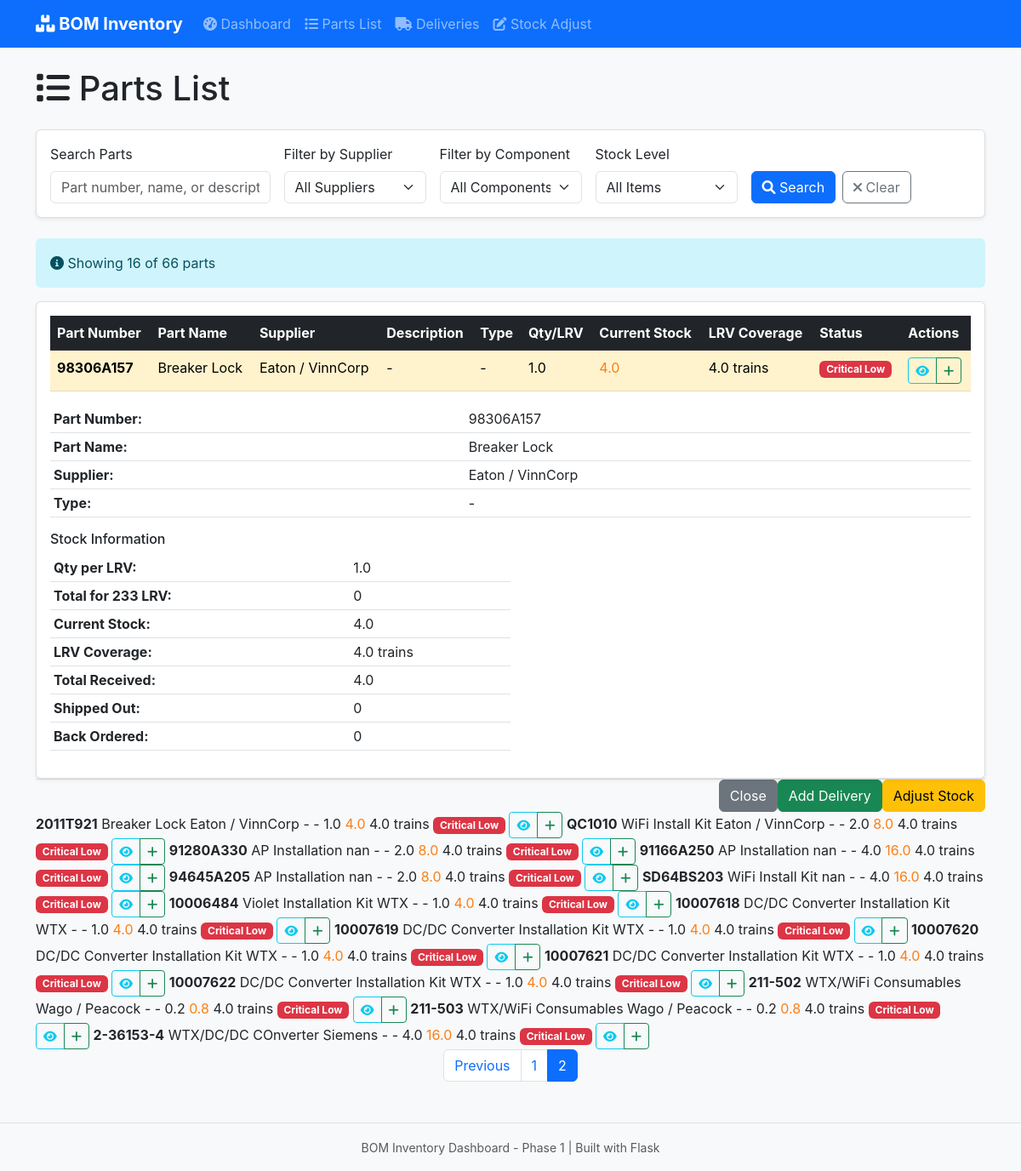
The app's page /parts_list?page=2&search_term=&supplier_filter=&component_filter=&low_stock_only= with its own data.
### app/models.py (models this page shows, shortened)
class MainBOMStorage(db.Model):
    __tablename__ = 'main_bom_storage'
    id = db.Column(db.Integer, primary_key=True)
    part_number = db.Column(db.String(100), nullable=False, unique=True, index=True)
    part_name = db.Column(db.String(200), nullable=False, index=True)
    description = db.Column(db.Text)
    supplier = db.Column(db.String(100), nullable=False, index=True)
    component = db.Column(db.String(100), index=True)  # Which part of installation
    qty_per_lrv = db.Column(db.Float, nullable=False, default=0.0)
    total_needed_233_lrv = db.Column(db.Float, nullable=False, default=0.0)
    qty_on_site = db.Column(db.Float, nullable=False, default=0.0)
    qty_shipped_out = db.Column(db.Float, nullable=False, default=0.0)
    qty_current_stock = db.Column(db.Float, nullable=False, default=0.0, index=True)
    qty_ordered = db.Column(db.Float, nullable=False, default=0.0)
    back_order_qty = db.Column(db.Float, nullable=False, default=0.0)
    consumable_or_essential = db.Column(db.String(20), default='Essential', index=True)
    order_status = db.Column(db.String(50))
    notes = db.Column(db.Text)
    lrv_coverage = db.Column(db.Float, nullable=False, default=0.0, index=True)  # How many LRVs current stock covers
    created_at = db.Column(db.DateTime, default=datetime.utcnow, index=True)
    updated_at = db.Column(db.DateTime, default=datetime.utcnow, onupdate=datetime.utcnow)

### app/routes.py (the view, shortened to what this page needs)
@main.route('/parts_list')
def parts_list():
    form = SearchForm()
    query = MainBOMStorage.query
    search_term = request.args.get('search_term', '').strip()
    supplier_filter = request.args.get('supplier_filter', '')
    if supplier_filter:
        query = query.filter(MainBOMStorage.supplier == supplier_filter)
    component_filter = request.args.get('component_filter', '')
    if component_filter:
        query = query.filter(MainBOMStorage.component == component_filter)
    low_stock_only = request.args.get('low_stock_only', '')
    if low_stock_only == 'low':
        query = query.filter(MainBOMStorage.lrv_coverage < 10)
    elif low_stock_only == 'out':
        query = query.filter(MainBOMStorage.qty_current_stock <= 0)
    page = request.args.get('page', 1, type=int)
    parts = query.paginate(page=page, per_page=50, error_out=False)
    suppliers = db.session.query(MainBOMStorage.supplier.distinct()).filter(
        MainBOMStorage.supplier.isnot(None)
    ).all()
    components = db.session.query(MainBOMStorage.component.distinct()).filter(
        MainBOMStorage.component.isnot(None)
    ).all()
    form.supplier_filter.choices = [('', 'All Suppliers')] + [(s[0], s[0]) for s in suppliers]
    form.component_filter.choices = [('', 'All Components')] + [(c[0], c[0]) for c in components]
    return render_template('parts_list.html',
                         parts=parts,
                         form=form,
                         search_term=search_term,
                         supplier_filter=supplier_filter,
                         component_filter=component_filter,
                         low_stock_only=low_stock_only)

### app/forms.py
class SearchForm(FlaskForm):
    search_term = StringField('Search Parts', validators=[Optional(), Length(max=100)])
    supplier_filter = SelectField('Filter by Supplier', choices=[('', 'All Suppliers')], validators=[Optional()])
    component_filter = SelectField('Filter by Component', choices=[('', 'All Components')], validators=[Optional()])
    low_stock_only = SelectField('Stock Level',
                                choices=[('', 'All Items'), ('low', 'Low Stock Only'), ('out', 'Out of Stock Only')],
                                validators=[Optional()])

### app/templates/parts_list.html (shortened to what this page needs)
{% extends "base.html" %}
{% block content %}
<div class="row">
    <div class="col-12">
        <h1 class="mb-4">
            <i class="fas fa-list"></i> Parts List
        </h1>
    </div>
</div>
<div class="card mb-4">
    <div class="card-body">
        <form method="GET" class="row g-3">
            <div class="col-md-3">
                <label for="search_term" class="form-label">Search Parts</label>
                <input type="text" class="form-control" id="search_term" name="search_term"
                       value="{{ search_term }}" placeholder="Part number, name, or description">
            </div>
            <div class="col-md-2">
                {{ form.supplier_filter.label(class="form-label") }}
                {{ form.supplier_filter(class="form-select") }}
            </div>
            <div class="col-md-2">
                {{ form.component_filter.label(class="form-label") }}
                {{ form.component_filter(class="form-select") }}
            </div>
            <div class="col-md-2">
                {{ form.low_stock_only.label(class="form-label") }}
                {{ form.low_stock_only(class="form-select") }}
            </div>
            <div class="col-md-3">
                <label class="form-label">&nbsp;</label>
                <div class="d-grid gap-2 d-md-flex">
                    <button type="submit" class="btn btn-primary">
                        <i class="fas fa-search"></i> Search
                    </button>
                    <a href="{{ url_for('main.parts_list') }}" class="btn btn-outline-secondary">
                        <i class="fas fa-times"></i> Clear
                    </a>
                </div>
            </div>
        </form>
    </div>
</div>
{% if parts.items %}
<div class="alert alert-info">
    <i class="fas fa-info-circle"></i>
    Showing {{ parts.items|length }} of {{ parts.total }} parts
</div>
{% endif %}
<div class="card">
    <div class="card-body">
        {% if parts.items %}
        <div class="table-responsive">
            <table class="table table-hover">
                <thead class="table-dark">
                    <tr>
                        <th>Part Number</th>
                        <th>Part Name</th>
                        <th>Supplier</th>
                        <th>Description</th>
                        <th>Type</th>
                        <th>Qty/LRV</th>
                        <th>Current Stock</th>
                        <th>LRV Coverage</th>
                        <th>Status</th>
                        <th>Actions</th>
                    </tr>
                </thead>
                <tbody>
                    {% for part in parts.items %}
                    <tr class="{% if part.qty_current_stock <= 0 %}table-danger{% elif part.lrv_coverage < 10 %}table-warning{% endif %}">
                        <td>
                            <strong>{{ part.part_number }}</strong>
                        </td>
                        <td>
                            {{ part.part_name or '-' }}
                        </td>
                        <td>{{ part.supplier or '-' }}</td>
                        <td>{{ part.description or '-' }}</td>
                        <td>{{ part.type or '-' }}</td>
                        <td>{{ part.qty_per_lrv or 0 }}</td>
                        <td>
                            <span class="{% if part.qty_current_stock <= 0 %}text-danger{% elif part.lrv_coverage < 5 %}text-warning{% endif %}">
                                {{ part.qty_current_stock or 0 }}
                            </span>
                        </td>
                        <td>{{ "%.1f"|format(part.lrv_coverage) }} trains</td>
                        <td>
                            {% if part.qty_current_stock <= 0 %}
                                <span class="badge bg-danger">Out of Stock</span>
                            {% elif part.lrv_coverage < 5 %}
                                <span class="badge bg-danger">Critical Low</span>
                            {% elif part.lrv_coverage < 10 %}
                                <span class="badge bg-warning">Low Stock</span>
                            {% else %}
                                <span class="badge bg-success">OK</span>
                            {% endif %}
                        </td>
                        <td>
                            <div class="btn-group btn-group-sm">
                                <button type="button" class="btn btn-outline-info" data-bs-toggle="modal"
                                        data-bs-target="#partModal{{ part.id }}" title="View Details">
                                    <i class="fas fa-eye"></i>
                                </button>
                                <a href="{{ url_for('main.delivery_log') }}?part_number={{ part.part_number }}"
                                   class="btn btn-outline-success" title="Add Delivery">
                                    <i class="fas fa-plus"></i>
                                </a>
                            </div>
                        </td>
                    </tr>
                    <div class="modal fade" id="partModal{{ part.id }}" tabindex="-1">
                        <div class="modal-dialog modal-lg">
                            <div class="modal-content">
                                <div class="modal-body">
                                    <div class="row">
                                        <div class="col-md-6">
                                            <table class="table table-sm">
                                                <tr><td><strong>Part Number:</strong></td><td>{{ part.part_number }}</td></tr>
                                                <tr><td><strong>Part Name:</strong></td><td>{{ part.part_name or '-' }}</td></tr>
                                                <tr><td><strong>Supplier:</strong></td><td>{{ part.supplier or '-' }}</td></tr>
                                                <tr><td><strong>Type:</strong></td><td>{{ part.type or '-' }}</td></tr>
                                            </table>
                                        </div>
                                        <div class="col-md-6">
                                            <h6>Stock Information</h6>
                                            <table class="table table-sm">
                                                <tr><td><strong>Qty per LRV:</strong></td><td>{{ part.qty_per_lrv or 0 }}</td></tr>
                                                <tr><td><strong>Total for 233 LRV:</strong></td><td>{{ part.total_needed_for_233_lrv or 0 }}</td></tr>
                                                <tr><td><strong>Current Stock:</strong></td><td>{{ part.qty_current_stock or 0 }}</td></tr>
                                                <tr><td><strong>LRV Coverage:</strong></td><td>{{ "%.1f"|format(part.lrv_coverage) }} trains</td></tr>
                                                <tr><td><strong>Total Received:</strong></td><td>{{ part.qty_on_site or 0 }}</td></tr>
                                                <tr><td><strong>Shipped Out:</strong></td><td>{{ part.qty_shipped_out or 0 }}</td></tr>
                                                <tr><td><strong>Back Ordered:</strong></td><td>{{ part.back_order_qty or 0 }}</td></tr>
                                            </table>
                                        </div>
                                    </div>
                                </div>
                                <div class="modal-footer">
                                    <button type="button" class="btn btn-secondary" data-bs-dismiss="modal">Close</button>
                                    <a href="{{ url_for('main.delivery_log') }}?part_number={{ part.part_number }}"
                                       class="btn btn-success">Add Delivery</a>
                                    <a href="{{ url_for('main.stock_adjustment') }}?part_number={{ part.part_number }}"
                                       class="btn btn-warning">Adjust Stock</a>
                                </div>
                            </div>
                        </div>
                    </div>
                    {% endfor %}
                </tbody>
            </table>
        </div>
        {% if parts.pages > 1 %}
        <nav aria-label="Parts pagination">
            <ul class="pagination justify-content-center">
                {% if parts.has_prev %}
                <li class="page-item">
                    <a class="page-link" href="{{ url_for('main.parts_list', page=parts.prev_num,
                       search_term=search_term, supplier_filter=supplier_filter,
                       component_filter=component_filter, low_stock_only=low_stock_only) }}">Previous</a>
                </li>
                {% endif %}
                {% for page_num in parts.iter_pages() %}
                    {% if page_num %}
                        {% if page_num != parts.page %}
                        <li class="page-item">
                            <a class="page-link" href="{{ url_for('main.parts_list', page=page_num,
                               search_term=search_term, supplier_filter=supplier_filter,
                               component_filter=component_filter, low_stock_only=low_stock_only) }}">{{ page_num }}</a>
                        </li>
                        {% else %}
                        <li class="page-item active">
                            <span class="page-link">{{ page_num }}</span>
                        </li>
                        {% endif %}
                    {% else %}
                    <li class="page-item disabled">
                        <span class="page-link">...</span>
                    </li>
                    {% endif %}
                {% endfor %}
            </ul>
        </nav>
        {% endif %}
        {% else %}
        <div class="alert alert-warning text-center">
            <i class="fas fa-search"></i>
            <h5>No parts found</h5>
            <p>Try adjusting your search criteria or <a href="{{ url_for('main.parts_list') }}">clear filters</a>.</p>
        </div>
        {% endif %}
    </div>
</div>
{% endblock %}

### app/templates/static/style.css (style rules this page uses)
body { font-family: -apple-system, BlinkMacSystemFont, "Segoe UI", Roboto, "Helvetica Neue", Arial, sans-serif; background-color: #f8f9fa; }
.card { box-shadow: 0 0.125rem 0.25rem rgba(0, 0, 0, 0.075); border: 1px solid rgba(0, 0, 0, 0.125); }
.badge { font-size: 0.75em; }
.text-warning { color: #fd7e14 !important; }
.table-warning { background-color: rgba(255, 193, 7, 0.1); }
.modal-footer { border-top: 1px solid #dee2e6; }
.alert { border: 1px solid transparent; border-radius: 0.375rem; }

### records on screen
MainBOMStorage: part_number "98306A157", part_name "Breaker Lock", supplier "Eaton / VinnCorp", description "-", type "-", qty_per_lrv "1.0", qty_current_stock "4.0", lrv_coverage "4.0", shows "Critical Low", total_needed_for_233_lrv "0", qty_on_site "4.0", qty_shipped_out "0", back_order_qty "0"
MainBOMStorage: part_number "2011T921", part_name "Breaker Lock", supplier "Eaton / VinnCorp", description "-", type "-", qty_per_lrv "1.0", qty_current_stock "4.0", lrv_coverage "4.0", shows "Critical Low"
MainBOMStorage: part_number "QC1010", part_name "WiFi Install Kit", supplier "Eaton / VinnCorp", description "-", type "-", qty_per_lrv "2.0", qty_current_stock "8.0", lrv_coverage "4.0", shows "Critical Low"
MainBOMStorage: part_number "91280A330", part_name "AP Installation", supplier "nan", description "-", type "-", qty_per_lrv "2.0", qty_current_stock "8.0", lrv_coverage "4.0", shows "Critical Low"
MainBOMStorage: part_number "91166A250", part_name "AP Installation", supplier "nan", description "-", type "-", qty_per_lrv "4.0", qty_current_stock "16.0", lrv_coverage "4.0", shows "Critical Low"
MainBOMStorage: part_number "94645A205", part_name "AP Installation", supplier "nan", description "-", type "-", qty_per_lrv "2.0", qty_current_stock "8.0", lrv_coverage "4.0", shows "Critical Low"
MainBOMStorage: part_number "SD64BS203", part_name "WiFi Install Kit", supplier "nan", description "-", type "-", qty_per_lrv "4.0", qty_current_stock "16.0", lrv_coverage "4.0", shows "Critical Low"
MainBOMStorage: part_number "10006484", part_name "Violet Installation Kit", supplier "WTX", description "-", type "-", qty_per_lrv "1.0", qty_current_stock "4.0", lrv_coverage "4.0", shows "Critical Low"
MainBOMStorage: part_number "10007618", part_name "DC/DC Converter Installation Kit", supplier "WTX", description "-", type "-", qty_per_lrv "1.0", qty_current_stock "4.0", lrv_coverage "4.0", shows "Critical Low"
MainBOMStorage: part_number "10007619", part_name "DC/DC Converter Installation Kit", supplier "WTX", description "-", type "-", qty_per_lrv "1.0", qty_current_stock "4.0", lrv_coverage "4.0", shows "Critical Low"
MainBOMStorage: part_number "10007620", part_name "DC/DC Converter Installation Kit", supplier "WTX", description "-", type "-", qty_per_lrv "1.0", qty_current_stock "4.0", lrv_coverage "4.0", shows "Critical Low"
MainBOMStorage: part_number "10007621", part_name "DC/DC Converter Installation Kit", supplier "WTX", description "-", type "-", qty_per_lrv "1.0", qty_current_stock "4.0", lrv_coverage "4.0", shows "Critical Low"
MainBOMStorage: part_number "10007622", part_name "DC/DC Converter Installation Kit", supplier "WTX", description "-", type "-", qty_per_lrv "1.0", qty_current_stock "4.0", lrv_coverage "4.0", shows "Critical Low"
MainBOMStorage: part_number "211-502", part_name "WTX/WiFi Consumables", supplier "Wago / Peacock", description "-", type "-", qty_per_lrv "0.2", qty_current_stock "0.8", lrv_coverage "4.0", shows "Critical Low"
MainBOMStorage: part_number "211-503", part_name "WTX/WiFi Consumables", supplier "Wago / Peacock", description "-", type "-", qty_per_lrv "0.2", qty_current_stock "0.8", lrv_coverage "4.0", shows "Critical Low"
MainBOMStorage: part_number "2-36153-4", part_name "WTX/DC/DC COnverter", supplier "Siemens", description "-", type "-", qty_per_lrv "4.0", qty_current_stock "16.0", lrv_coverage "4.0", shows "Critical Low"

### other values on screen
{{ parts.items|length }} "16"
{{ parts.total }} "66"
{{ page_num }} "1"
{{ page_num }} "2"
